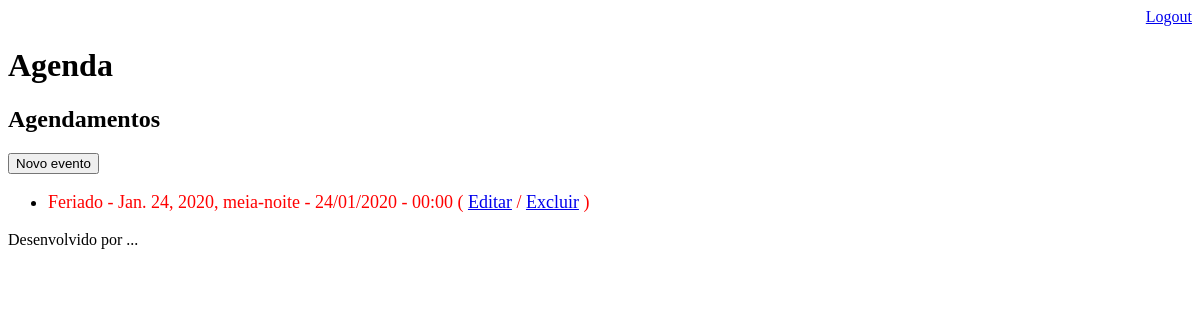
/agenda/ (signed in), run on an earlier commit of the app's database.
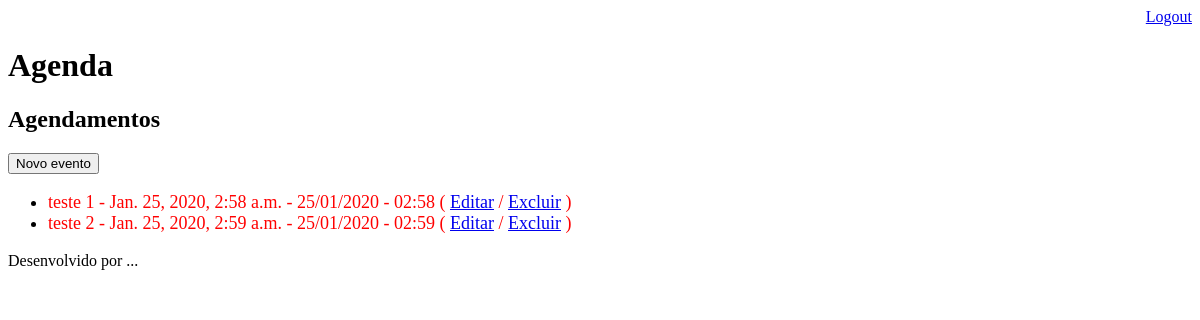
And on a later commit of the database.
### core/models.py (models this page shows, shortened)
class Evento(models.Model):
    titulo = models.CharField(max_length=100)
    descricao = models.TextField(blank=True, null=True)
    data_evento = models.DateTimeField(verbose_name="Data do Evento")
    data_criacao = models.DateTimeField(auto_now=True, verbose_name="Data de criação")
    usuario = models.ForeignKey(User, on_delete=models.CASCADE)
    class Meta:
        db_table = "evento"
    def get_data_evento(self):
        return self.data_evento.strftime('%d/%m/%Y - %H:%M')
    def get_evento_atrasado(self):
        if self.data_evento < datetime.now():
            return True
        else:
            return False

### core/views.py (the view)
# urls.py: path('agenda/', views.lista_eventos),
@login_required(login_url='/login/')
def lista_eventos(request):
    usuario = request.user
    evento = Evento.objects.filter(usuario=usuario)
    response = {'evento': evento}
    return render(request, 'agenda.html', response)

### templates/agenda.html
{% extends "model-page.html" %}
{% block content %}
<h2>Agendamentos</h2>
    <a href="evento/">
        <button type="button">Novo evento</button>
    </a>
    <ul style="font-size: 18px">
       {% for registro in evento %}
            <li>
                <div style= {% if registro.get_evento_atrasado %}
                            "color:red"
                            {% endif %}>
                    {{registro.titulo}} - {{registro.data_evento}} - {{registro.get_data_evento}}
                    ( <a href="evento/?id={{ registro.id }}">Editar</a>
                    / <a href="evento/delete/{{ registro.id }}/">Excluir</a> )
                </div>
            </li>
       {% endfor %}
    </ul>
{% endblock %}

What changed in the data, as far as the page shows it:
no longer on this page (row edited): Evento: titulo "Feriado", data_evento "Jan. 24, 2020, meia-noite", get_data_evento "24/01/2020 - 00:00"
added Evento: titulo "teste 1", data_evento "Jan. 25, 2020, 2:58 a.m.", get_data_evento "25/01/2020 - 02:58"
added Evento: titulo "teste 2", data_evento "Jan. 25, 2020, 2:59 a.m.", get_data_evento "25/01/2020 - 02:59"
